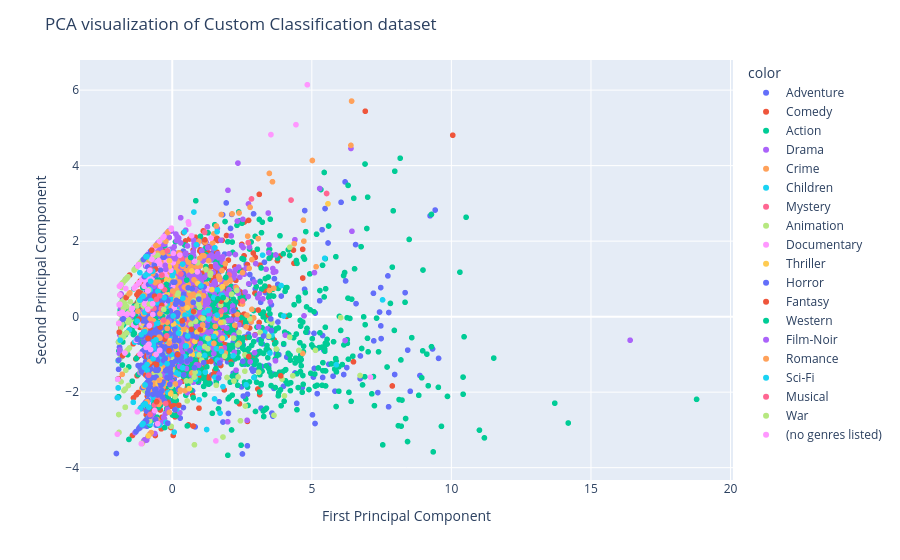

This figure's notebook cell:
### Code cell
pca = PCA(n_components = 2)
scaler = StandardScaler()
X_scaled = scaler.fit_transform(X)
X_pca = pca.fit_transform(X_scaled)
fig_pca = px.scatter(x = X_pca[:,0], y=X_pca[:,1], color = y)
fig_pca.update_layout(
    title="PCA visualization of Custom Classification dataset",
    xaxis_title="First Principal Component",
    yaxis_title="Second Principal Component",
)
fig_pca.show()

### Figure 1 — Plotly figure (JSON) as saved in the notebook; plotly's stock layout.template omitted (floating-point values rounded to 4 significant figures; data arrays with more than 128 entries replaced by an {"elided": "..."} marker saying what was removed)
{"data": [{"hovertemplate": "color=Adventure<br>x=%{x}<br>y=%{y}<extra></extra>", "legendgroup": "Adventure", "marker": {"color": "#636efa", "symbol": "circle"}, "mode": "markers", "name": "Adventure", "showlegend": true, "type": "scattergl", "x": {"elided": "653 float values"}, "xaxis": "x", "y": {"elided": "653 float values"}, "yaxis": "y"}, {"hovertemplate": "color=Comedy<br>x=%{x}<br>y=%{y}<extra></extra>", "legendgroup": "Comedy", "marker": {"color": "#EF553B", "symbol": "circle"}, "mode": "markers", "name": "Comedy", "showlegend": true, "type": "scattergl", "x": {"elided": "2779 float values"}, "xaxis": "x", "y": {"elided": "2779 float values"}, "yaxis": "y"}, {"hovertemplate": "color=Action<br>x=%{x}<br>y=%{y}<extra></extra>", "legendgroup": "Action", "marker": {"color": "#00cc96", "symbol": "circle"}, "mode": "markers", "name": "Action", "showlegend": true, "type": "scattergl", "x": {"elided": "1828 float values"}, "xaxis": "x", "y": {"elided": "1828 float values"}, "yaxis": "y"}, {"hovertemplate": "color=Drama<br>x=%{x}<br>y=%{y}<extra></extra>", "legendgroup": "Drama", "marker": {"color": "#ab63fa", "symbol": "circle"}, "mode": "markers", "name": "Drama", "showlegend": true, "type": "scattergl", "x": {"elided": "2226 float values"}, "xaxis": "x", "y": {"elided": "2226 float values"}, "yaxis": "y"}, {"hovertemplate": "color=Crime<br>x=%{x}<br>y=%{y}<extra></extra>", "legendgroup": "Crime", "marker": {"color": "#FFA15A", "symbol": "circle"}, "mode": "markers", "name": "Crime", "showlegend": true, "type": "scattergl", "x": {"elided": "537 float values"}, "xaxis": "x", "y": {"elided": "537 float values"}, "yaxis": "y"}, {"hovertemplate": "color=Children<br>x=%{x}<br>y=%{y}<extra></extra>", "legendgroup": "Children", "marker": {"color": "#19d3f3", "symbol": "circle"}, "mode": "markers", "name": "Children", "showlegend": true, "type": "scattergl", "x": {"elided": "197 float values"}, "xaxis": "x", "y": {"elided": "197 float values"}, "yaxis": "y"}, {"hovertemplate": "color=Mystery<br>x=%{x}<br>y=%{y}<extra></extra>", "legendgroup": "Mystery", "marker": {"color": "#FF6692", "symbol": "circle"}, "mode": "markers", "name": "Mystery", "showlegend": true, "type": "scattergl", "x": [4.255, 5.529, -0.2452, -0.299, -0.6544, -0.8095, 1.161, -0.4367, 0.7323, -0.6051, -0.5822, -0.514, -0.3433, -0.07478, 0.02478, -0.4611, -0.04391, 2.839, -0.7651, -0.9405, -0.6123, -0.5753, -0.5167, 2.519, -0.6225, -0.2718, -0.8099, -0.1226, -0.3842, 0.5383, -0.4286, -0.7454, -0.7768, -1.268, 0.342, -0.6922, 2.038, -0.6535, -0.6636, 1.754, -0.1122, -0.7443, -0.6413, -0.8446, -1.892, -0.8457, 0.1499, 1.756], "xaxis": "x", "y": [3.088, 3.262, -0.1596, 0.4769, 0.2371, 0.7326, 2.231, 0.7995, -0.6224, 0.38, 0.7731, -0.7286, 0.2588, 0.5905, -0.02614, 0.2902, -0.1898, 3.118, -0.2426, -2.264, 0.3895, -0.7098, -2.2, 0.413, 0.3433, 0.363, -0.7103, 0.7276, -0.4105, -0.157, -0.6534, 0.3811, -1.071, -0.1269, 1.539, 0.3507, 1.105, 0.2443, 0.6388, 0.138, -1.319, 0.2774, -2.343, -1.735, -0.1654, -1.222, 0.09958, -0.8786], "yaxis": "y"}, {"hovertemplate": "color=Animation<br>x=%{x}<br>y=%{y}<extra></extra>", "legendgroup": "Animation", "marker": {"color": "#B6E880", "symbol": "circle"}, "mode": "markers", "name": "Animation", "showlegend": true, "type": "scattergl", "x": {"elided": "298 float values"}, "xaxis": "x", "y": {"elided": "298 float values"}, "yaxis": "y"}, {"hovertemplate": "color=Documentary<br>x=%{x}<br>y=%{y}<extra></extra>", "legendgroup": "Documentary", "marker": {"color": "#FF97FF", "symbol": "circle"}, "mode": "markers", "name": "Documentary", "showlegend": true, "type": "scattergl", "x": {"elided": "386 float values"}, "xaxis": "x", "y": {"elided": "386 float values"}, "yaxis": "y"}, {"hovertemplate": "color=Thriller<br>x=%{x}<br>y=%{y}<extra></extra>", "legendgroup": "Thriller", "marker": {"color": "#FECB52", "symbol": "circle"}, "mode": "markers", "name": "Thriller", "showlegend": true, "type": "scattergl", "x": [0.1427, -0.4862, -0.3654, -0.4503, -0.373, 5.58, 0.04244, 0.8104, -0.7188, -0.05383, 1.797, 1.423, -0.8287, -0.4212, 1.133, -0.1977, -0.4795, -0.4494, -0.3536, -0.8095, -1.024, -0.9467, -0.9111, 0.5345, -0.9928, -0.7254, 1.794, -0.5034, -0.5538, -0.3901, -0.3592, -0.4035, -0.02245, -0.6678, -0.4195, -0.6856, 0.1323, -0.2501, -0.7986, -0.5813, -0.4101, 0.8878, -0.08972, 0.7196, 0.6099, 1.739, 0.4077, -0.6682, -0.5612, -0.6337, -0.4005, -0.5931, 0.1767, -0.348, -0.859, 1.558, 0.1474, -0.8918, -0.02232, -0.9609, -0.852, -0.1114, -0.8661, -0.6631, -0.7325, -0.5072, -0.9007, -0.8701, -0.7918, -0.4552, 0.7041, -0.8917, -0.8697, 0.2839, -0.9568, -0.847, 0.04264, -0.2378, 0.9193, -1.019, -0.09828, -0.8444, -0.9033, 0.2917], "xaxis": "x", "y": [-0.7525, -0.1866, -0.8539, 0.4717, -0.0006159, 2.989, -0.1989, -0.6555, 0.1077, -2.045, 0.7919, 0.7165, -0.005857, -1.395, -0.2837, 0.6376, 0.4233, -0.04468, 0.5064, 0.7326, -0.1683, -0.3422, 0.6236, 0.231, -0.3804, 0.8048, -0.5743, 0.5644, 0.3001, -0.01025, 0.9809, -1.678, -0.3991, 0.8525, -0.5838, -1.134, 0.4542, -0.1415, 0.7244, -1.646, -0.08534, -0.4154, -0.6403, -1.005, -1.907, -0.1545, -0.1928, -1.421, 0.734, 1.111, -0.1091, -0.0532, -0.9371, 0.1721, -3.157, -0.4444, -0.5763, -1.26, 0.9943, -1.317, 0.6859, 1.323, -0.2753, 0.7344, -1.645, -1.776, -0.304, -1.723, -1.834, -1.703, 1.209, -1.26, -0.9354, 0.4681, -0.6984, -1.704, -0.1858, 0.9837, 0.872, -2.331, 1.478, -0.7389, -1.269, -0.4299], "yaxis": "y"}, {"hovertemplate": "color=Horror<br>x=%{x}<br>y=%{y}<extra></extra>", "legendgroup": "Horror", "marker": {"color": "#636efa", "symbol": "circle"}, "mode": "markers", "name": "Horror", "showlegend": true, "type": "scattergl", "x": {"elided": "468 float values"}, "xaxis": "x", "y": {"elided": "468 float values"}, "yaxis": "y"}, {"hovertemplate": "color=Fantasy<br>x=%{x}<br>y=%{y}<extra></extra>", "legendgroup": "Fantasy", "marker": {"color": "#EF553B", "symbol": "circle"}, "mode": "markers", "name": "Fantasy", "showlegend": true, "type": "scattergl", "x": [-0.3753, -0.7692, 1.17, 1.749, -0.6786, 3.081, 0.764, -0.391, -0.5614, -0.6931, 0.1997, -0.8154, -0.6591, -0.8638, -1.898, -0.5623, -0.6288, -1.653, -0.3899, -0.4353, -0.599, -0.8675, -0.7952, -0.5425, -0.7343, 1.009, -0.8662, -1.776, -0.7902, -1.199, 0.2361, 3.888, -0.6372, 0.3534, -0.6345, -0.265, -0.1122, 6.492, -0.7001, 2.74, 7.883, 0.6881], "xaxis": "x", "y": [0.2977, -0.2658, 2.034, 0.4112, 0.3662, 0.1754, 0.1356, 0.7132, -2.255, -0.1595, -1.004, -1.26, 0.4016, 0.2072, -0.4115, -1.268, 0.8801, 0.5063, 0.9684, -0.2767, 1.261, -0.758, -0.2932, 0.4749, 1.761, -0.3431, -0.5771, -1.03, 0.2631, -0.06962, -2.345, -1.568, -0.567, -0.1131, 0.5412, -0.5932, -0.904, -1.197, -1.204, -1.056, -1.836, -0.3378], "yaxis": "y"}, {"hovertemplate": "color=Western<br>x=%{x}<br>y=%{y}<extra></extra>", "legendgroup": "Western", "marker": {"color": "#00cc96", "symbol": "circle"}, "mode": "markers", "name": "Western", "showlegend": true, "type": "scattergl", "x": [-0.2309, 1.824, -0.6061, -0.1787, -0.6014, -0.3745, 0.662, -0.3761, -0.3443, -0.2117, -0.1927, -0.5065, -0.6885, -0.7893, -0.5297, -0.8421, 0.5186, -0.3663, -0.1841, -1.302, 1.634, 1.921, -0.5089], "xaxis": "x", "y": [-0.4235, 0.5036, -0.6278, 0.7202, -0.05561, 1.054, 1.568, 1.056, 0.004142, 0.8525, 0.1322, -0.1603, -0.1877, 0.7106, 0.9672, 0.6976, 0.9692, 0.7075, -0.2404, -0.1556, 0.4689, 1.041, -0.6113], "yaxis": "y"}, {"hovertemplate": "color=Film-Noir<br>x=%{x}<br>y=%{y}<extra></extra>", "legendgroup": "Film-Noir", "marker": {"color": "#ab63fa", "symbol": "circle"}, "mode": "markers", "name": "Film-Noir", "showlegend": true, "type": "scattergl", "x": [-0.8312, 0.09742, -0.2293, -0.2539, -0.7442, -0.6548, -0.1118, -0.6612, -0.7627, -0.9769, -0.5991, -0.8243], "xaxis": "x", "y": [-0.2468, 1.531, 1.255, 1.356, 0.9023, 0.8089, -0.1178, 0.8433, 0.234, 0.5789, 0.3721, 1.201], "yaxis": "y"}, {"hovertemplate": "color=Romance<br>x=%{x}<br>y=%{y}<extra></extra>", "legendgroup": "Romance", "marker": {"color": "#FFA15A", "symbol": "circle"}, "mode": "markers", "name": "Romance", "showlegend": true, "type": "scattergl", "x": [-0.6695, -0.9582, -1.001, -0.4677, -0.4951, -0.4416, -1.022, -0.4402, -0.9002, -0.3445, 2.678, 1.492, -0.6058, -0.4413, 0.01559, -0.1148, -0.178, -0.6269, 0.2918, -0.5832, -0.3768, -0.4639, -0.6691, -0.8166, -0.5846, -0.38, -0.3578, -1.545, -0.7003, -0.3334, -0.7152, -0.18, 1.095, -0.8531, -0.7847, -0.8992, -1.02, -0.8112], "xaxis": "x", "y": [-0.1131, -0.3517, 0.5754, -0.5424, 0.9112, 0.7624, 0.07171, 0.07813, -2.252, -0.1293, 0.03996, -0.7091, 0.8992, -0.5698, 0.6787, -0.7024, -0.3114, -1.021, -1.944, 0.9123, 0.182, -1.687, 0.3698, 1.187, 1.885, 1.091, -0.1528, 0.6039, 1.143, 1.696, 0.3316, -0.1482, -0.2221, 0.2169, -0.05622, 0.1787, -1.848, -1.193], "yaxis": "y"}, {"hovertemplate": "color=Sci-Fi<br>x=%{x}<br>y=%{y}<extra></extra>", "legendgroup": "Sci-Fi", "marker": {"color": "#19d3f3", "symbol": "circle"}, "mode": "markers", "name": "Sci-Fi", "showlegend": true, "type": "scattergl", "x": [0.5556, 1.493, 0.3795, -0.1844, -0.9836, -1.033, -0.9033, 1.764, -0.8635, -0.5824, -0.68, -0.907, -0.9396, -1.003, -0.3529, -0.9415, -0.5123, -0.9578, -1.148, -1.256, -0.9224, -0.7873, -0.8397, -0.9654, -0.7728, -0.6872, -0.6568, -0.9737, -1.936, -0.8175, -0.6795, -0.875, -1.048, -0.775, 0.2251, -0.5582, -0.4564, 1.035, 1.142, -1.108, -0.9001, 7.534, 5.877, -0.7019, -0.524, -0.9954, -0.98, -1.045, -0.2885, -1.08, -1.159, -1.162, -0.7698, -0.8201, -0.8513, 1.618, -0.6645, -0.5464, 0.005349, 3.994, -1.866, 0.03221], "xaxis": "x", "y": [-0.5124, -0.525, 0.4874, -1.247, -0.3977, -2.34, -1.269, -0.9206, 0.6901, -0.6148, -0.2151, 1.589, 1.104, -0.4054, 0.1907, 1.589, 0.674, 1.091, -2.435, -0.1174, 0.1596, 0.7082, -2.399, -2.31, 0.4248, -1.116, -0.6573, -1.809, -1.888, 0.7283, -0.7556, 0.6806, 0.5373, 0.9376, -0.4329, 0.3632, -2.88, 0.8144, 0.1017, -0.4759, -1.416, 0.4443, -1.275, 1.206, -0.1735, -1.346, 0.1119, -2.832, 0.5042, -2.861, 1.165, 0.4353, -0.8531, -0.2371, 1.138, 0.7095, -0.8314, -0.9733, 1.083, 0.01727, -0.6237, 0.01789], "yaxis": "y"}, {"hovertemplate": "color=Musical<br>x=%{x}<br>y=%{y}<extra></extra>", "legendgroup": "Musical", "marker": {"color": "#FF6692", "symbol": "circle"}, "mode": "markers", "name": "Musical", "showlegend": true, "type": "scattergl", "x": [-0.2767, -0.3698, -0.3943, -0.7625, 2.721, -0.7484, -0.3057, 0.3109, -0.7816, -0.2379, -0.3756, -0.4552, -0.7612, -0.8427, -0.8498, -0.5655, -0.7953, -0.4504, -0.175, -0.7858, -0.6574, -0.197, -1.911], "xaxis": "x", "y": [0.714, 1.102, 0.2117, -0.1893, 1.963, -0.2058, -0.09128, 1.131, 1.24, -2.301, 0.8011, 0.807, 0.2934, 0.1627, -1.551, 0.4558, -2.594, 0.5513, 1.741, 0.2489, 0.2141, -0.509, -0.1792], "yaxis": "y"}, {"hovertemplate": "color=War<br>x=%{x}<br>y=%{y}<extra></extra>", "legendgroup": "War", "marker": {"color": "#B6E880", "symbol": "circle"}, "mode": "markers", "name": "War", "showlegend": true, "type": "scattergl", "x": [-0.7763, -0.8188, -0.3021, -0.8405], "xaxis": "x", "y": [0.2785, 0.3323, 0.1928, 0.7092], "yaxis": "y"}, {"hovertemplate": "color=(no genres listed)<br>x=%{x}<br>y=%{y}<extra></extra>", "legendgroup": "(no genres listed)", "marker": {"color": "#FF97FF", "symbol": "circle"}, "mode": "markers", "name": "(no genres listed)", "showlegend": true, "type": "scattergl", "x": [-1.695, 1.563, 7.102, -0.5215, -0.9365, -1.155, -0.7784, -0.6939, -0.4082, -0.5806, -1.885, -1.612, -0.4463, -0.8201, -0.4455, -1.208, -0.875, -0.8329, -0.8675, -1.665, -1.911, -1.369, -1.879, -1.251, -1.885, -0.7037, -1.911, 4.839, -1.898, -1.95, -1.839, -0.8047, -0.8763, -0.4543], "xaxis": "x", "y": [-0.9631, -3.291, -1.605, -2.836, -0.8154, -0.9969, -0.8715, 0.05684, 0.8028, -1.002, 0.8054, 0.06921, -0.8927, -0.2371, 1.399, 0.8863, 0.6806, -0.7294, -0.758, 0.745, -0.1792, 0.7525, 0.3269, -2.521, 0.8054, 0.3411, -0.1792, 6.142, 0.3131, -1.656, 0.8436, 1.221, 0.1979, -0.8969], "yaxis": "y"}], "layout": {"legend": {"title": {"text": "color"}, "tracegroupgap": 0}, "margin": {"t": 60}, "title": {"text": "PCA visualization of Custom Classification dataset"}, "xaxis": {"anchor": "y", "domain": [0, 1], "title": {"text": "First Principal Component"}}, "yaxis": {"anchor": "x", "domain": [0, 1], "title": {"text": "Second Principal Component"}}}}
